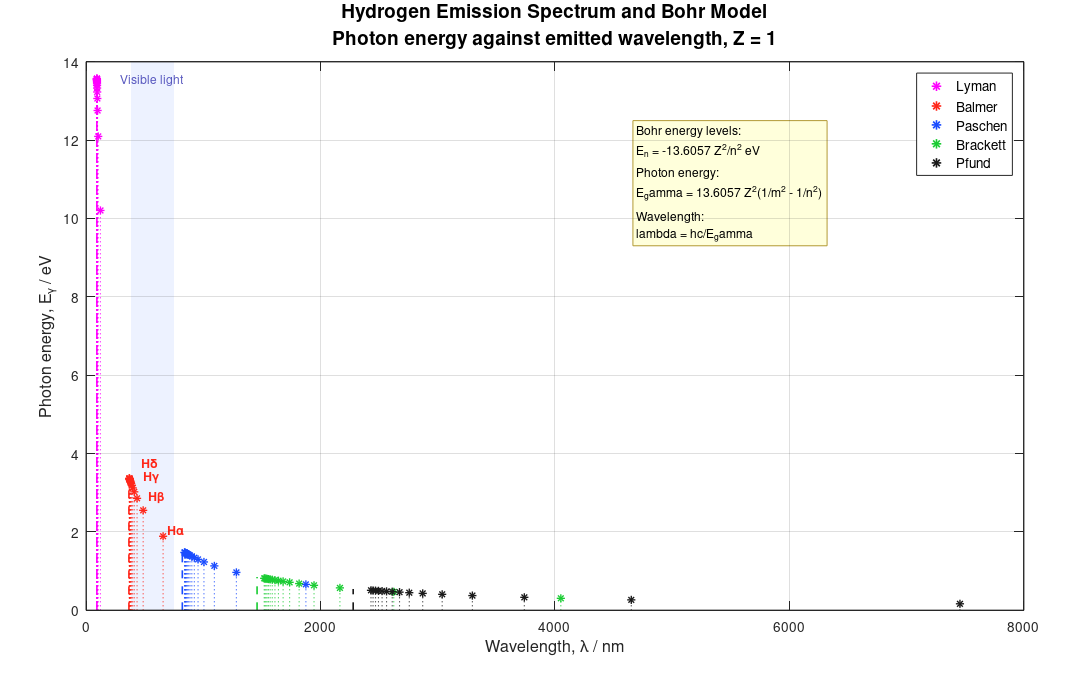

MATLAB code for this plot:
function task5_hydrogen_spectrum()
  % Task 5: Hydrogen emission spectrum and Bohr Model
  % Creates a graph of proton energy against wavelength for transitions in hydrogen (Z = 1), covering the Lyman, Balmer, Paschen, Brackett and Pfund series.
  % This program also exports a CSV data table

  close all;
  clc;

  % Constants
  h = 6.62607015e-34; % Planck constant / J s
  c = 2.99792458e8; % Speed of light / m s^-1
  e = 1.602176634e-19; % Elementary charge / C
  E_1 = 13.605693; % Magnitude of H ground-state energy / eV
  Z = 1; % Nuclear charge for hydrogen

  savedir = 'C:/Users/Marc/OneDrive/Desktop/BPhO Computational Physics Competition/Competition Solutions';

  if ~exist(savedir, 'dir')
    mkdir(savedir);
  endif

  series_names = {'Lyman', 'Balmer', 'Paschen', 'Brackett', 'Pfund'};
  series_colors = [ 1.00 0.00 1.00; 1.00 0.15 0.10; 0.10 0.30 1.00; 0.10 0.80 0.20; 0.10 0.10 0.10];

  n_max = 20; % Highest inital level included
  x_max = 8000; % Wavelength-axis maximum / nm
  y_max = 14.0; % Energy-axis maximum / eV

  % Figure
  fig = figure('Name', 'Task 5 - Hydrogen Emission Spectrum', 'NumberTitle', 'off', 'Color', [1 1 1], 'Position', [70 60 1100 700]);
  ax = axes('Parent', fig, 'Position', [0.08 0.11 0.87 0.80]);
  hold(ax, 'on');

  % Shade the visible light region
  patch(ax, [380 750 750 380], [0 0 y_max y_max], [0.93 0.95 1.00], 'EdgeColor', 'none', 'HandleVisibility', 'off');

  text(ax, 565, 13.55, 'Visible light', 'HorizontalAlignment', 'center', 'Color', [0.35 0.35 0.75], 'FontSize', 9);

  legend_handles = zeros(1, 5);

  % Calculate and plot
  all_rows = cell(0, 7);

  for m = 1:5
    colour = series_colors(m, :);
    legend_handles(m) = plot(ax, NaN, NaN, '*', 'Color', colour, 'MarkerSize', 7, 'LineWidth', 1.2);

    for n = (m + 1):n_max
      photon_energy_eV = E_1 * Z^2 * (1 / m^2 - 1 / n^2);
      wavelength_nm = h * c / (photon_energy_eV * e) * 1e9;
      frequency_Hz = c / (wavelength_nm * 1e-9);

      if wavelength_nm <= x_max
        plot(ax, [wavelength_nm wavelength_nm], [0 photon_energy_eV], ':', 'Color', colour, 'LineWidth', 0.8, 'HandleVisibility', 'off');

        plot(ax, wavelength_nm, photon_energy_eV, '*', 'Color', colour, 'MarkerSize', 6, 'LineWidth', 1.0, 'HandleVisibility', 'off');
      endif

      region = electromagnetic_region(wavelength_nm);
      all_rows(end + 1, :) = {series_names{m}, m, n, wavelength_nm, frequency_Hz, photon_energy_eV, region};
    endfor

    % Series limit, corresponding to n -> infinity
    limit_energy_eV = E_1 * Z^2 / m^2;
    limit_wavelength_nm = h * c / (limit_energy_eV * e) * 1e9;

    if limit_wavelength_nm <= x_max
      plot(ax, [limit_wavelength_nm limit_wavelength_nm], [0 limit_energy_eV], '--', 'Color', colour, 'LineWidth', 1.2, 'HandleVisibility', 'off');
    endif
  endfor

  % Label the first four Balmer lines
  balmer_n = 3:6;
  balmer_labels = {'H\alpha', 'H\beta', 'H\gamma', 'H\delta'};

  % Separate horizontal and vertical offsets to avoid overlap
  x_offsets = [35, 45, 55, 65];
  y_offsets = [0.15, 0.35, 0.55, 0.75];

  for k = 1:length(balmer_n)
    n = balmer_n(k);

    energy_eV = E_1 * Z^2 * (1 / 2^2 - 1 / n^2);
    wavelength_nm = h * c / (energy_eV * e) * 1e9;

    text(ax, wavelength_nm + x_offsets(k), energy_eV + y_offsets(k), balmer_labels{k}, 'Color', series_colors(2,:), 'FontSize', 9, 'FontWeight', 'bold');
  endfor

  % Presentation
  xlim(ax, [0 x_max]);
  ylim(ax, [0 y_max]);
  grid(ax, 'on');
  box(ax, 'on');
  set(ax, 'FontSize', 10, 'LineWidth', 1, 'Layer', 'top');

  xlabel(ax, 'Wavelength, \lambda / nm', 'FontSize', 12);
  ylabel(ax, 'Photon energy, E_\gamma / eV', 'FontSize', 12);

  title(ax, {'Hydrogen Emission Spectrum and Bohr Model', 'Photon energy against emitted wavelength, Z = 1'}, 'FontSize', 14, 'FontWeight', 'bold');

  legend(ax, legend_handles, series_names, 'Location', 'northeast', 'FontSize', 10);

  formula_text = sprintf(['Bohr energy levels:\n', 'E_n = -13.6057 Z^2/n^2 eV\n\n', 'Photon energy:\n', 'E_gamma = 13.6057 Z^2(1/m^2 - 1/n^2)\n\n', 'Wavelength:\n', 'lambda = hc/E_gamma']);

  text(ax, 4700, 10.9, formula_text, 'FontSize', 9, 'BackgroundColor', [1.00 1.00 0.86], 'EdgeColor', [0.70 0.60 0.20]);

  % Command-window output
  fprintf('\nTASK 5: HYDROGEN EMISSION SPECTRUM\n');
  fprintf('--------------------------------------------------------------\n');
  fprintf('Series      limit lambda/nm     limit energy/eV\n');

  for m = 1:5
    limit_energy_eV = E_1 / m^2;
    limit_wavelength_nm = h * c / (limit_energy_eV * e) * 1e9;
    fprintf('%-10s  %12.2f        %10.4f\n', ...
            series_names{m}, limit_wavelength_nm, limit_energy_eV);
  endfor

  fprintf('\nSelected visible Balmer lines:\n');
  fprintf('Transition       wavelength/nm      photon energy/eV\n');

  for n = 3:6
    energy_eV = E_1 * (1 / 2^2 - 1 / n^2);
    wavelength_nm = h * c / (energy_eV * e) * 1e9;
    fprintf('n = %d -> 2       %10.2f             %8.4f\n', n, wavelength_nm, energy_eV);
  endfor

  % Export
  set(fig, 'PaperPositionMode', 'auto');
  drawnow();
  print(fig, fullfile(savedir, 'hydrogen_emission_spectrum.png'), '-dpng', '-r300');

  filename = fullfile(savedir, 'hydrogen_emission_data.csv');
  fid = fopen(filename, 'w');

  if fid == -1
    error('Could not open CSV file for writing: %s', filename);
  endif

  fprintf(fid, ['series,final_level_m,initial_level_n,', 'wavelength_nm,frequency_Hz,photon_energy_eV,region\n']);

  for row = 1:size(all_rows, 1)
    fprintf(fid, '%s,%d,%d,%.8f,%.8e,%.8f,%s\n', all_rows{row, 1}, all_rows{row, 2}, all_rows{row, 3}, all_rows{row, 4}, all_rows{row, 5}, all_rows{row, 6}, all_rows{row, 7});
  endfor

  fclose(fid);

  fprintf('\nSaved outputs:\n');
  fprintf('  hydrogen_emission_spectrum.png\n');
  fprintf('  hydrogen_emission_data.csv\n\n');
endfunction


function region = electromagnetic_region(wavelength_nm)
  if wavelength_nm < 380
    region = 'Ultraviolet';
  elseif wavelength_nm <= 750
    region = 'Visible';
  else
    region = 'Infrared';
  endif
endfunction
